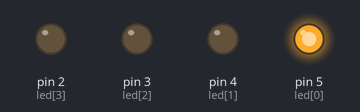
This sketch was run on a simulated Arduino Uno, built with avr-gcc and run on an emulated ATmega328P. Shown: output pins drawn as LEDs (lit = HIGH).

Above: at 0.1 s.
At 0.7 s:
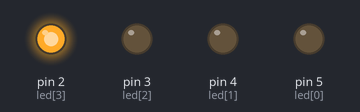
At 1.3 s:
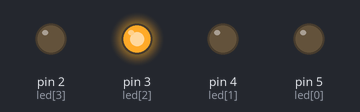
At 2.7 s:
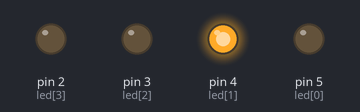
Timing chart, 0 to 3.0 s (numbered marks = the images above):
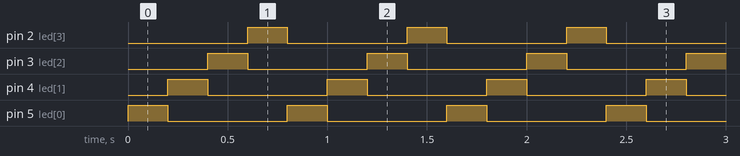

Measured:
- by itself, pin 2 (led[3]), pin 3 (led[2]), pin 4 (led[1]), pin 5 (led[0]): alternates HIGH for 0.20 s and LOW for 0.60 s
- by itself, everything shown: repeats every 0.80 s, in 4 steps

The sketch:

led_running.ino
```cpp
int led[4]={ 5,4,3,2};

void setup()
{
  for(int i=0; i<4; i++)
  {
    pinMode(led[i], OUTPUT);
  }
}

void loop()
{
  for(int i =0; i<4;i++)
  {
    digitalWrite(led[i], HIGH);
    delay(200);
    digitalWrite(led[i], LOW);
   }


}
```
